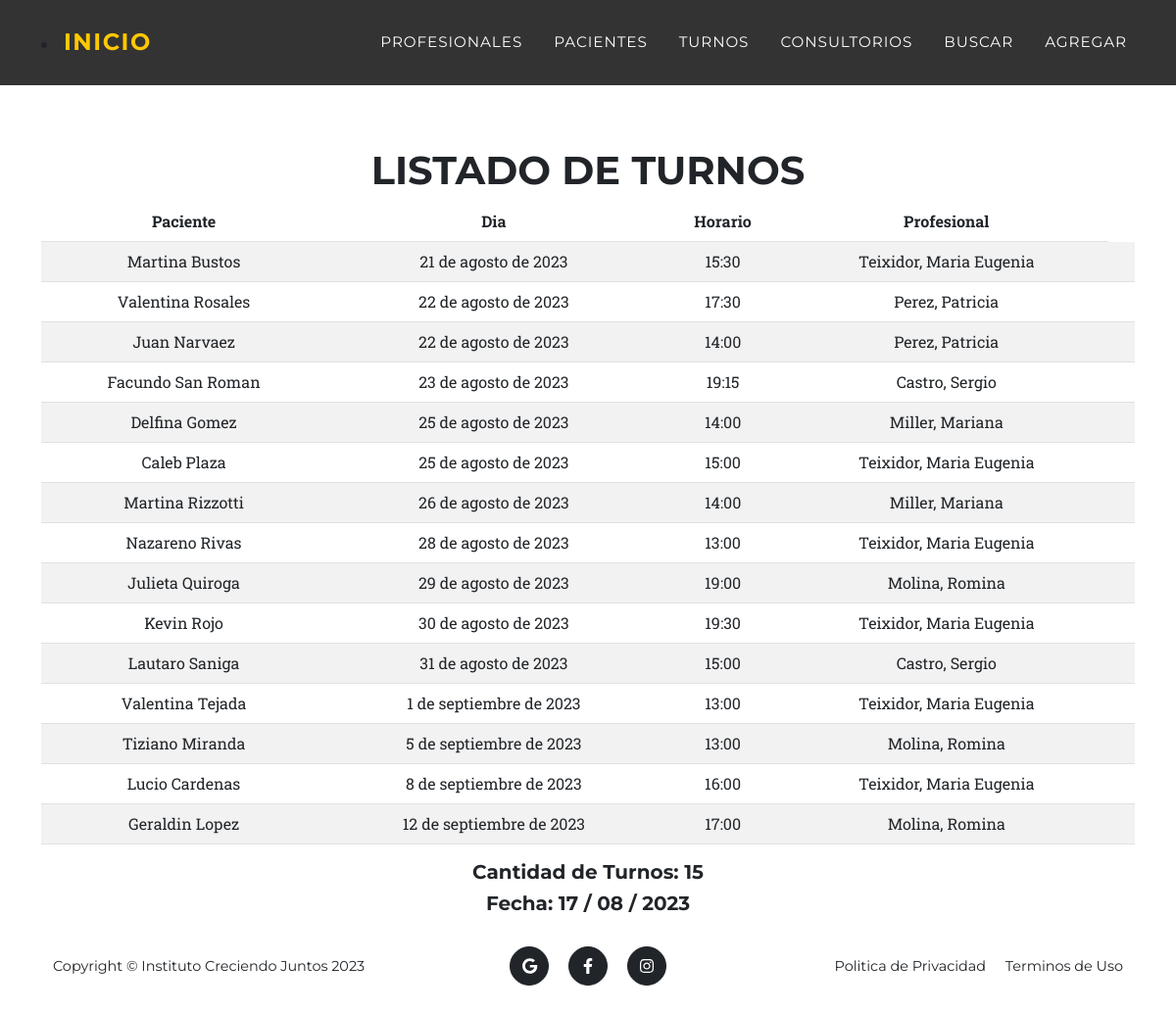
The page /turnos/ on the database its author committed.
### aplicacion/models.py (models this page shows, shortened)
class Turno(models.Model):
    paciente = models.CharField(max_length=50)
    dia = models.DateField()
    horario = models.DateTimeField()
    profesional = models.CharField(max_length=50)
    class Meta:
        ordering = ['dia']

### aplicacion/views.py (the view)
# urls.py: path('turnos/', turnos , name="turnos"),
def turnos(request):
    contexto = {'turnos': Turno.objects.all(), 'titulo': 'listado de turnos'}
    return render(request, 'aplicacion/turnos.html', contexto)

### aplicacion/templates/aplicacion/turnos.html
{% extends 'aplicacion/base.html' %}
{% load static %}
{% block titulo %}
    <h2>Turnos</h2>
{% endblock titulo %}
{% block contenido %}
<section class="page-section" id="services">
    <div class="container">
        <div class="text-center">
            <h1 class="section-heading text-uppercase">Listado de Turnos</h1>
        <table class="table table-striped table-hover">
            <thead>
                <tr>
                    <th>Paciente</th>
                    <th>Dia</th>
                    <th>Horario</th>
                    <th>Profesional</th>
                </tr>
            </thead>
            <tbody>
        {% for t in turnos%}
        <tr>
            <td>{{t.paciente}}</td>
            <td>{{t.dia}}</td>
            <td>{{t.horario.time}}</td>
            <td>{{t.profesional}}</td>
            <td>{{t.profesion}}</td>
        </tr>
        {% endfor %}
            </tbody>
        </table>
        <div class="text" style="text:">
            <h5>Cantidad de Turnos: {{ turnos|length }}</h5>
            <h5>Fecha: {% now "d / m / Y " %}</h5>
        </div>
{% endblock contenido %}

### rows shown on the page
Turno: paciente "Martina Bustos", dia "21 de agosto de 2023", horario.time "15:30", profesional "Teixidor, Maria Eugenia"
Turno: paciente "Valentina Rosales", dia "22 de agosto de 2023", horario.time "17:30", profesional "Perez, Patricia"
Turno: paciente "Juan Narvaez", dia "22 de agosto de 2023", horario.time "14:00", profesional "Perez, Patricia"
Turno: paciente "Facundo San Roman", dia "23 de agosto de 2023", horario.time "19:15", profesional "Castro, Sergio"
Turno: paciente "Delfina Gomez", dia "25 de agosto de 2023", horario.time "14:00", profesional "Miller, Mariana"
Turno: paciente "Caleb Plaza", dia "25 de agosto de 2023", horario.time "15:00", profesional "Teixidor, Maria Eugenia"
Turno: paciente "Martina Rizzotti", dia "26 de agosto de 2023", horario.time "14:00", profesional "Miller, Mariana"
Turno: paciente "Nazareno Rivas", dia "28 de agosto de 2023", horario.time "13:00", profesional "Teixidor, Maria Eugenia"
Turno: paciente "Julieta Quiroga", dia "29 de agosto de 2023", horario.time "19:00", profesional "Molina, Romina"
Turno: paciente "Kevin Rojo", dia "30 de agosto de 2023", horario.time "19:30", profesional "Teixidor, Maria Eugenia"
Turno: paciente "Lautaro Saniga", dia "31 de agosto de 2023", horario.time "15:00", profesional "Castro, Sergio"
Turno: paciente "Valentina Tejada", dia "1 de septiembre de 2023", horario.time "13:00", profesional "Teixidor, Maria Eugenia"
Turno: paciente "Tiziano Miranda", dia "5 de septiembre de 2023", horario.time "13:00", profesional "Molina, Romina"
Turno: paciente "Lucio Cardenas", dia "8 de septiembre de 2023", horario.time "16:00", profesional "Teixidor, Maria Eugenia"
Turno: paciente "Geraldin Lopez", dia "12 de septiembre de 2023", horario.time "17:00", profesional "Molina, Romina"

### other values the page prints
{{ turnos|length }} "15"
